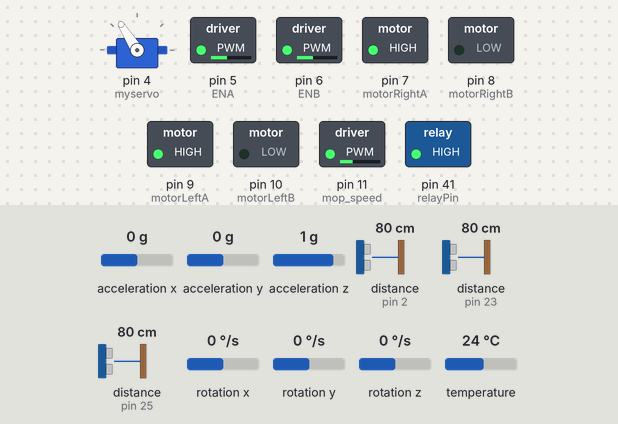
The sketch below on a simulated Arduino Mega 2560, built with avr-gcc and run on an emulated ATmega2560. On the bench: servo, switched loads named in the sketch (green lamp = pin HIGH). Wiring (inferred from the names in the program): ultrasonic range finder: trigger pin 3; echo pin 2. Inputs (shaded band) come from the test bench; at power-on: distance to the obstacle (sensors on pin 2, pin 23, pin 25) 80 cm, acceleration x 0 g, acceleration y 0 g, acceleration z 1 g, rotation x 0 °/s, rotation y 0 °/s, rotation z 0 °/s, temperature 24 °C. The echo pulse lasts 58.3 µs per cm; pins used as bus, display or sensor lines are not drawn.

Above: at 1.3 s.
1.4 s: distance to the obstacle (sensor on pin 2) set to 34 cm
2.9 s: distance to the obstacle (sensor on pin 2) set to 27 cm
At 3.33 s:
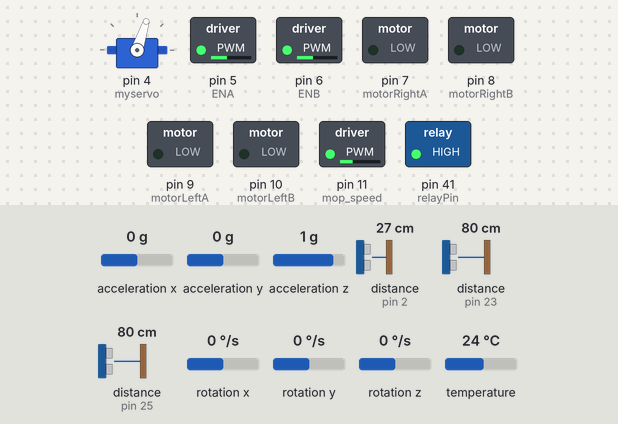
At 5.4 s:
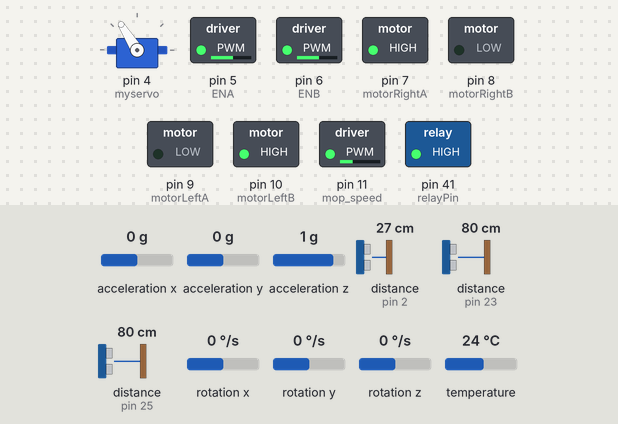
Timing chart, 0 to 6.9 s (numbered marks = the images above; inputs shaded):
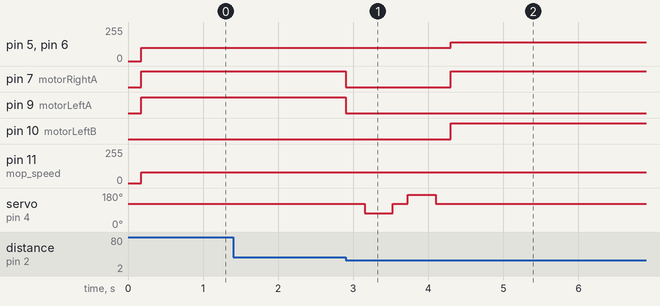

Measured:
- the behaviour switches between 31 and 30 cm on distance to the obstacle (sensor on pin 2) (found by bisection; images 0 and 1)
- after the input at 1.4 s, every drawn part: stays the same
- after the input at 2.9 s, pin 5 (ENA), pin 6 (ENB): 100/255 → 140/255 after 1.4 s; pin 7 (motorRightA): HIGH → LOW at once, → HIGH 1.4 s later; pin 9 (motorLeftA): HIGH → LOW at once; pin 10 (motorLeftB): LOW → HIGH after 1.4 s; servo on pin 4 (myservo): 122° → 72° after 0.25 s, → 122° 0.37 s later, → 172° 0.20 s later, → 122° 0.37 s later

The sketch:

hygieia_full_code.ino
```cpp
// Libraries
#include <Servo.h>
#include <Adafruit_MPU6050.h>
#include <Adafruit_Sensor.h>
#include <Wire.h>

//define connection for three (front, left, right) sonar sensors pins
#define trigPinf 3
#define echoPinf 2
#define trigPinl 22
#define echoPinl 23
#define trigPinr 24
#define echoPinr 25

const int relayPin = 41;  //Relay setup
Servo myservo;   // servo
Adafruit_MPU6050 mpu;  //gyro sensor

float distancef;
float distancel;
float distancer;
float z_angle = 0;
int count = 0;
int corner = 0;

// motors
int ENA = 5; //regulates duty cycle
int ENB = 6; //regulates duty cycle
int spd = 100; // range: 0 to 255
float rot = 86;
int mop_cw = 28; //left mopping motor
int mop_ccw = 29; //right mopping motor
int mop_speed = 11;
int motorRightA = 7; // Right motor forward
int motorRightB = 8; // Right motor backward
int motorLeftA = 9; // Left motor forward
int motorLeftB = 10; // Left motor backward

void forward() // move forward
{
  digitalWrite(motorRightA, HIGH);
  digitalWrite(motorLeftA, HIGH);
  digitalWrite(motorRightB, LOW);
  digitalWrite(motorLeftB, LOW);
}

void stp() // stop
{
  digitalWrite(motorRightA, LOW);
  digitalWrite(motorLeftA, LOW);
  digitalWrite(motorRightB, LOW);
  digitalWrite(motorLeftB, LOW);
}

void backward() //move backward
{
  digitalWrite(motorRightA, LOW);
  digitalWrite(motorLeftA, LOW);
  digitalWrite(motorRightB, HIGH);
  digitalWrite(motorLeftB, HIGH);
}

void right() // turn right
{
  analogWrite(ENA, 140);
  analogWrite(ENB, 140);
  digitalWrite(motorRightA, LOW);
  digitalWrite(motorLeftA, HIGH);
  digitalWrite(motorRightB, HIGH);
  digitalWrite(motorLeftB, LOW);
}

void left() // turn left
{
  analogWrite(ENA, 140);
  analogWrite(ENB, 140);
  digitalWrite(motorRightA, HIGH);
  digitalWrite(motorLeftA, LOW);
  digitalWrite(motorRightB, LOW);
  digitalWrite(motorLeftB, HIGH);
}

int calcdisf() // measures the distance ahead from any obstacle
{
  float duration, cm;
  delay(70);
  digitalWrite(trigPinf, LOW);
  delayMicroseconds(2);
  digitalWrite(trigPinf, HIGH);
  delayMicroseconds(10);
  digitalWrite(trigPinf, LOW);

  duration = pulseIn(echoPinf, HIGH);

  cm = (duration / 2) * 0.0343;
  return cm;
}

int calcdisl() // measures the distance in left from any obstacle
{
  float duration, cm;
  delay(70);
  digitalWrite(trigPinl, LOW);
  delayMicroseconds(2);
  digitalWrite(trigPinl, HIGH);
  delayMicroseconds(10);
  digitalWrite(trigPinl, LOW);

  duration = pulseIn(echoPinl, HIGH);

  cm = (duration / 2) * 0.0343;
  return cm;
}

int calcdisr() // measures the distance in right from any obstacle
{
  float duration, cm;
  delay(70);
  digitalWrite(trigPinr, LOW);
  delayMicroseconds(2);
  digitalWrite(trigPinr, HIGH);
  delayMicroseconds(10);
  digitalWrite(trigPinr, LOW);

  duration = pulseIn(echoPinr, HIGH);

  cm = (duration / 2) * 0.0343;
  return cm;
}

float angle() // measures the turning angle in degrees
{
  sensors_event_t a, g, temp;
  mpu.getEvent(&a, &g, &temp);
  float Z_rotation;
  static unsigned long prevTime = 0;
  unsigned long currentTime = millis();
  float dt = (float)(currentTime - prevTime) / 1000.0;
  prevTime = currentTime;

  Z_rotation = (g.gyro.z + 0.012) * 180 / 3.1416;

  z_angle = (z_angle + Z_rotation * dt);
  return z_angle;
}

void zigzag() // function for taking U-turn
{
    //first turns left or right
    z_angle = 0;
    if (count % 2 == 0) {
      left();
    }
    else {
      right();
    }
    while (abs(angle()) <= rot)
    {
      if (count % 2 == 0) {
        left();
      }
      else {
        right();
      }
      if (abs(angle()) > rot)
        break;
    }
    z_angle = 0;
    stp();

    //Then goes forward for a little while
    forward();
    delay(350);
    stp();

    //detects if there is a corner
    distancef = calcdisf();
    distancel = calcdisl();
    distancer = calcdisr();
    if((distancef<30)&&((distancel<30)||(distancer<30)))
    {
      corner=corner+1;
    }

    //Then again turns left or right
    if (count % 2 == 0) {
      left();
    }
    else {
      right();
    }
    while (abs(angle()) <= rot)
    {
      if (count % 2 == 0) {
        left();
      }
      else {
        right();
      }
      if (abs(angle()) > rot)
        break;
    }
    z_angle = 0;
    stp();
    forward();
    count = count + 1;
    digitalWrite(relayPin, LOW); //throws water and disinfectant
    delay(80);
    digitalWrite(relayPin,HIGH);
}

int lookRight() // front sonar turns around 45 degrees right and measures distance
{
    myservo.write(72);
    delay(200);
    int distance = calcdisf();
    delay(100);
    myservo.write(122);
    return distance;
}
int lookLeft()// front sonar turns around 45 degrees left  and measures distance
{
    myservo.write(172);
    delay(200);
    int distance = calcdisf();
    delay(100);
    myservo.write(122);
    return distance;
}

void mop() //rotation of two mops
{
  analogWrite(mop_speed, 80);
  digitalWrite(mop_cw, HIGH);
  digitalWrite(mop_ccw, LOW);
}

void stop_mop()  //stops rotation of mops
{
  digitalWrite(mop_cw, LOW);
  digitalWrite(mop_ccw, LOW);
}
void setup()
{
  //sonar
  pinMode(trigPinf, OUTPUT);
  pinMode(echoPinf, INPUT);
  pinMode(trigPinl, OUTPUT);
  pinMode(echoPinl, INPUT);
  pinMode(trigPinr, OUTPUT);
  pinMode(echoPinr, INPUT);
  //motors
  pinMode(motorRightA, OUTPUT);
  pinMode(motorRightB, OUTPUT);
  pinMode(motorLeftA, OUTPUT);
  pinMode(motorLeftB, OUTPUT);
  pinMode(relayPin, OUTPUT);

  Serial.begin(115200);
  myservo.attach(4);
  myservo.write(122);

  digitalWrite(relayPin, HIGH);
  // Try to initialize!
  if (!mpu.begin()) {
    Serial.println("Failed to find MPU6050 chip");
    while (1) {
      delay(100);
    }
  }

  // set accelerometer range to +-8G
  mpu.setAccelerometerRange(MPU6050_RANGE_8_G);

  // set gyro range to +- 500 deg/s
  mpu.setGyroRange(MPU6050_RANGE_500_DEG);

  // set filter bandwidth to 21 Hz
  mpu.setFilterBandwidth(MPU6050_BAND_21_HZ);
  delay(100);
}

void loop()
{
  float distanceR = 0;
  float distanceL =  0;
  distancef = calcdisf(); //calculates forward distance

  analogWrite(ENA, spd);
  analogWrite(ENB, spd);

  if(corner<3) //normally roams if endpoint not reached (at endpoint, corner=3)
  {
    forward();
    mop();
  }
  else  //if endpoint reached, all operations stop
  {
    stp();
    stop_mop();
  }

  if (distancef < 30) //front sensor detects something
  {
    stp();
    delay(100);
    distancel = calcdisl();
    distancer = calcdisr();

    if((distancel<30)||(distancer<30)) //if this is a corner of the room
    {
      corner=corner+1;
    }
    distanceR=lookRight();
    delay(200);
    distanceL = lookLeft();
    delay(200);

    if((distanceR<100)&&(distanceL<100)) //if the object is a wall
    {
      if(corner<3)
      {
        zigzag(); //takes a U-turn
      }
      else
      {
        stp();
      }
    }
    else //the object is an obstacle
    {
      //turns left at first
      z_angle=0;
      left();
      while (abs(angle()) <= rot)
      {
        left();
        if (abs(angle()) > rot)
          break;
      }//now right side of the bot is facing the obstacle

      //goes forward and tracks how much time needed to cross the length of the obstacle
      unsigned long start_time = millis();
      forward();
      delay(100);
      while(calcdisr()<20)
      {
        forward();
        if(calcdisr()>20)
          break;
      }
      unsigned long real_time = millis();

      //turns right
      z_angle=0;
      right();
      while (abs(angle()) <= rot)
      {
        right();
        if (abs(angle()) > rot)
          break;
      }

      //again goes forward untill obstacle is crossed
      forward();
      delay(500);
     while(calcdisr()<20)
      {
        forward();
        if(calcdisr()>20)
          break;
      }

      //takes turn at right
      z_angle=0;
      right();
      while (abs(angle()) <= rot)
      {
        right();
        if (abs(angle()) > rot)
          break;
      }

      //goes forward for the time recorded
      forward();
      delay(real_time - start_time);

      //takes final turn at left
      z_angle=0;
      left();
      while (abs(angle()) <= rot)
      {
        left();
        if (abs(angle()) > rot)
          break;
      }
      //successfully avoids the obstacle

      forward();  //resumes normal navigation
    }
  }
}
```
